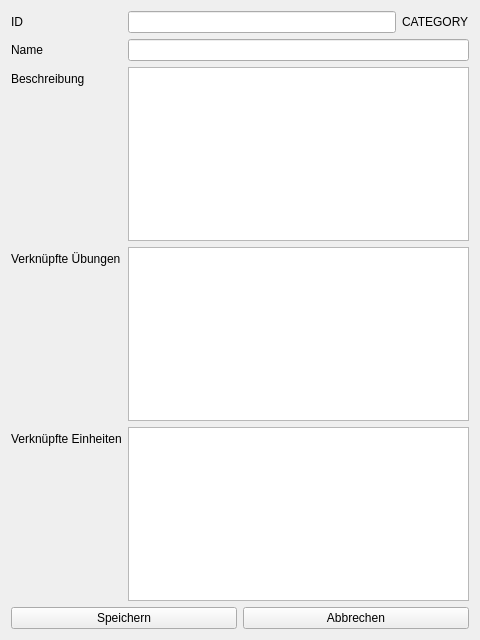
<?xml version="1.0" encoding="UTF-8"?>
<ui version="4.0">
 <class>Form</class>
 <widget class="QWidget" name="Form">
  <property name="geometry">
   <rect>
    <x>0</x>
    <y>0</y>
    <width>480</width>
    <height>640</height>
   </rect>
  </property>
  <property name="windowTitle">
   <string>Form</string>
  </property>
  <layout class="QVBoxLayout" name="verticalLayout">
   <item>
    <layout class="QFormLayout" name="formLayout">
     <item row="0" column="0">
      <widget class="QLabel" name="label_id">
       <property name="text">
        <string>ID</string>
       </property>
      </widget>
     </item>
     <item row="0" column="1">
      <layout class="QHBoxLayout" name="horizontalLayout_2">
       <item>
        <widget class="QLineEdit" name="lineEdit_id">
         <property name="readOnly">
          <bool>true</bool>
         </property>
        </widget>
       </item>
       <item>
        <widget class="QLabel" name="label_table_name">
         <property name="text">
          <string>CATEGORY</string>
         </property>
        </widget>
       </item>
      </layout>
     </item>
     <item row="1" column="0">
      <widget class="QLabel" name="label_name">
       <property name="text">
        <string>Name</string>
       </property>
      </widget>
     </item>
     <item row="1" column="1">
      <widget class="QLineEdit" name="lineEdit_name">
       <property name="text">
        <string extracomment="Name der Übung"/>
       </property>
      </widget>
     </item>
     <item row="2" column="0">
      <widget class="QLabel" name="label_description">
       <property name="text">
        <string>Beschreibung</string>
       </property>
      </widget>
     </item>
     <item row="2" column="1">
      <widget class="QTextEdit" name="textEdit_description"/>
     </item>
     <item row="3" column="1">
      <widget class="QTableView" name="tableView_exercise"/>
     </item>
     <item row="3" column="0">
      <widget class="QLabel" name="label_link_exercise">
       <property name="text">
        <string>Verknüpfte Übungen</string>
       </property>
      </widget>
     </item>
     <item row="4" column="1">
      <widget class="QTableView" name="tableView_unit"/>
     </item>
     <item row="4" column="0">
      <widget class="QLabel" name="label_link_unit">
       <property name="text">
        <string>Verknüpfte Einheiten</string>
       </property>
      </widget>
     </item>
    </layout>
   </item>
   <item>
    <layout class="QHBoxLayout" name="horizontalLayout">
     <item>
      <widget class="QPushButton" name="pushButton_save">
       <property name="text">
        <string>Speichern</string>
       </property>
      </widget>
     </item>
     <item>
      <widget class="QPushButton" name="pushButton_cancel">
       <property name="text">
        <string>Abbrechen</string>
       </property>
      </widget>
     </item>
    </layout>
   </item>
  </layout>
 </widget>
 <resources/>
 <connections/>
</ui>
